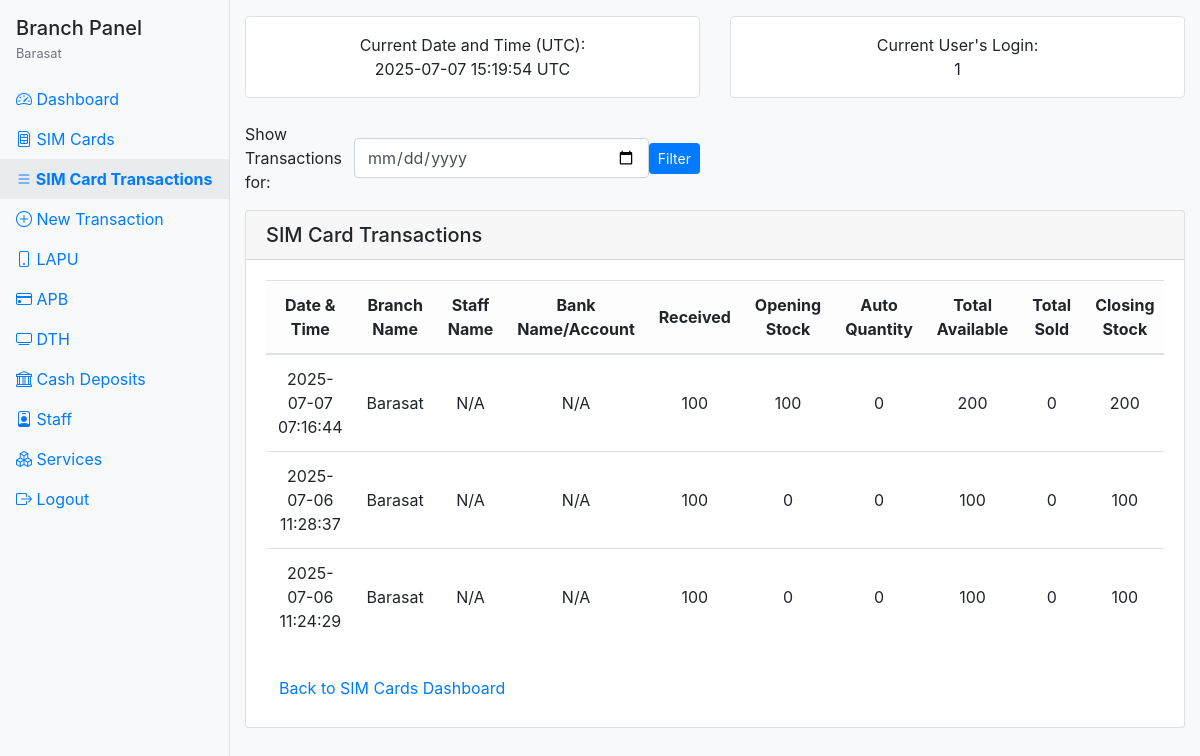
Screenshot of /branch/sim_cards/transactions.php (signed in) with the database file from the repository.
### tables this page shows
CREATE TABLE `branches` (
  `id` int(11) NOT NULL,
  `branch_code` varchar(10) NOT NULL,
  `branch_name` varchar(100) NOT NULL,
  `branch_type` enum('main','sub','satellite') DEFAULT 'sub',
  `opening_date` date NOT NULL,
  `address1` varchar(255) NOT NULL,
  `address2` varchar(255) DEFAULT NULL,
  `city` varchar(100) NOT NULL,
  `postal_code` varchar(10) NOT NULL,
  `contact_number` varchar(15) NOT NULL,
  `email` varchar(100) NOT NULL,
  `manager_name` varchar(100) DEFAULT NULL,
  `working_hours` varchar(100) DEFAULT NULL,
  `notes` text DEFAULT NULL,
  `status` enum('active','inactive') DEFAULT 'active',
  `created_by` int(11) DEFAULT NULL,
  `created_at` timestamp NOT NULL DEFAULT current_timestamp(),
  `updated_by` int(11) DEFAULT NULL,
  `updated_at` timestamp NOT NULL DEFAULT current_timestamp() ON UPDATE current_timestamp()
);

CREATE TABLE `sim_cards` (
  `id` int(11) NOT NULL,
  `branch_id` int(11) DEFAULT NULL,
  `staff_id` int(11) DEFAULT NULL,
  `bank_account_id` int(11) DEFAULT NULL,
  `transaction_date` date DEFAULT NULL,
  `quantity_received` int(11) DEFAULT 0,
  `opening_stock` int(11) DEFAULT 0,
  `auto_quantity` int(11) DEFAULT 0,
  `total_available` int(11) DEFAULT 0,
  `total_sold` int(11) DEFAULT 0,
  `closing_stock` int(11) DEFAULT 0,
  `notes` text DEFAULT NULL,
  `created_by` varchar(100) DEFAULT NULL,
  `created_at` timestamp NOT NULL DEFAULT current_timestamp(),
  `opening_balance` decimal(10,2) DEFAULT 0.00,
  `received` decimal(10,2) DEFAULT 0.00,
  `auto_amount` decimal(10,2) DEFAULT 0.00,
  `closing_amount` decimal(10,2) DEFAULT 0.00
);

### branch/sim_cards/transactions.php (the view, shortened to what this page needs)
<?php
$user = $_SESSION['branch_user'];
$branch_id = $user['branch_id'];
$username = $user['username'] ?? '';
$db = new Database();
$conn = $db->getConnection();
$stmt = $conn->prepare("SELECT branch_name FROM branches WHERE id = ?");
$stmt->execute([$branch_id]);
$branch_row = $stmt->fetch(PDO::FETCH_ASSOC);
$branch_name = $branch_row ? $branch_row['branch_name'] : '';
$filter_date = isset($_GET['date']) && $_GET['date'] !== '' ? $_GET['date'] : '';
if ($filter_date) {
    $stmt = $conn->prepare("
        SELECT sc.*,
               s.full_name AS staff_name,
               bacc.bank_name,
               bacc.account_number,
               br.branch_name
        FROM sim_cards sc
        LEFT JOIN staff s ON sc.staff_id = s.id
        LEFT JOIN bank_accounts bacc ON sc.bank_account_id = bacc.id
        LEFT JOIN branches br ON sc.branch_id = br.id
        WHERE sc.branch_id = ? AND DATE(sc.transaction_date) = ?
        ORDER BY sc.transaction_date DESC, sc.created_at DESC, sc.id DESC
    ");
    $stmt->execute([$branch_id, $filter_date]);
    $sim_txns = $stmt->fetchAll(PDO::FETCH_ASSOC);
    $heading_date = " for " . htmlspecialchars($filter_date);
} else {
    $stmt = $conn->prepare("
        SELECT sc.*,
               s.full_name AS staff_name,
               bacc.bank_name,
               bacc.account_number,
               br.branch_name
        FROM sim_cards sc
        LEFT JOIN staff s ON sc.staff_id = s.id
        LEFT JOIN bank_accounts bacc ON sc.bank_account_id = bacc.id
        LEFT JOIN branches br ON sc.branch_id = br.id
        WHERE sc.branch_id = ?
        ORDER BY sc.transaction_date DESC, sc.created_at DESC, sc.id DESC
    ");
    $stmt->execute([$branch_id]);
    $sim_txns = $stmt->fetchAll(PDO::FETCH_ASSOC);
    $heading_date = "";
}
?>
<!DOCTYPE html>
<html lang="en">
<head>
    <link rel="stylesheet" href="../../assets/css/bootstrap.min.css">
    <link rel="stylesheet" href="../../assets/css/bootstrap-icons.css">
</head>
<body class="bg-light">
    <div class="sidebar d-none d-lg-block">
        <div class="px-3 mb-3">
            <h5 class="mb-1">Branch Panel</h5>
            <div class="small text-muted"><?= htmlspecialchars($branch_name) ?></div>
        </div>
        <nav class="nav flex-column">
            <a class="nav-link" href="../dashboard.php"><i class="bi bi-speedometer2"></i> Dashboard</a>
            <a class="nav-link" href="index.php"><i class="bi bi-sim"></i> SIM Cards</a>
            <a class="nav-link active" href="transactions.php"><i class="bi bi-list"></i> SIM Card Transactions</a>
            <a class="nav-link" href="create.php"><i class="bi bi-plus-circle"></i> New Transaction</a>
            <a class="nav-link" href="../lapu/index.php"><i class="bi bi-phone"></i> LAPU</a>
            <a class="nav-link" href="../apb/index.php"><i class="bi bi-credit-card"></i> APB</a>
            <a class="nav-link" href="../dth/index.php"><i class="bi bi-tv"></i> DTH</a>
            <a class="nav-link" href="../cash_deposit/index.php"><i class="bi bi-bank"></i> Cash Deposits</a>
            <a class="nav-link" href="../staff.php"><i class="bi bi-person-badge"></i> Staff</a>
            <a class="nav-link" href="../services.php"><i class="bi bi-boxes"></i> Services</a>
            <a class="nav-link" href="../logout.php"><i class="bi bi-box-arrow-right"></i> Logout</a>
        </nav>
    </div>
    <div class="main-content">
        <div class="container-fluid py-3">
            <div class="row align-items-center mb-4">
                <div class="col-md-6 mb-3 mb-md-0">
                    <div class="border rounded p-3 bg-white d-flex flex-column align-items-center justify-content-center h-100">
                        <span>Current Date and Time (UTC):</span>
                        <span id="current-datetime" class="fw-bold fs-5"><?= date('Y-m-d H:i:s') ?> UTC</span>
                    </div>
                </div>
                <div class="col-md-6 text-md-end">
                    <div class="border rounded p-3 bg-white d-flex flex-column align-items-center justify-content-center h-100">
                        <span>Current User's Login:</span>
                        <span class="fw-bold fs-5"><?= htmlspecialchars($username) ?></span>
                    </div>
                </div>
            </div>
            <div class="row mb-3">
                <div class="col-12 col-md-6">
                    <form class="d-flex align-items-center gap-2" method="get" action="transactions.php">
                        <label for="filter_date" class="form-label mb-0">Show Transactions for: </label>
                        <input type="date" id="filter_date" name="date" class="form-control" value="<?= htmlspecialchars($filter_date) ?>" max="<?= date('Y-m-d') ?>">
                        <button type="submit" class="btn btn-primary btn-sm">Filter</button>
                    </form>
                </div>
            </div>
            <div class="card">
                <div class="card-header">
                    <h5 class="card-title mb-0">SIM Card Transactions<?= $heading_date ?></h5>
                </div>
                <div class="card-body">
                    <div class="table-responsive">
                        <table class="table table-hover align-middle text-center">
                            <thead class="table-light">
                                <tr>
                                    <th>Date & Time</th>
                                    <th>Branch Name</th>
                                    <th>Staff Name</th>
                                    <th>Bank Name/Account</th>
                                    <th>Received</th>
                                    <th>Opening Stock</th>
                                    <th>Auto Quantity</th>
                                    <th>Total Available</th>
                                    <th>Total Sold</th>
                                    <th>Closing Stock</th>
                                </tr>
                            </thead>
                            <tbody>
                                <?php foreach ($sim_txns as $row): ?>
                                <tr>
                                    <td>
                                        <?= !empty($row['created_at'])
                                            ? date('Y-m-d H:i:s', strtotime($row['created_at']))
                                            : (!empty($row['transaction_date'])
                                                ? date('Y-m-d H:i:s', strtotime($row['transaction_date']))
                                                : '-') ?>
                                    </td>
                                    <td><?= htmlspecialchars($row['branch_name'] ?? '') ?></td>
                                    <td>
                                        <?php
                                            if (!empty($row['staff_name'])) {
                                                echo htmlspecialchars($row['staff_name']);
                                            } elseif (!empty($row['staff_id'])) {
                                                echo "ID #" . htmlspecialchars($row['staff_id']);
                                            } else {
                                                echo "N/A";
                                            }
                                        ?>
                                    </td>
                                    <td>
                                        <?php
                                            if (!empty($row['bank_name']) && !empty($row['account_number'])) {
                                                echo htmlspecialchars($row['bank_name']) . " / " . htmlspecialchars($row['account_number']);
                                            } elseif (!empty($row['bank_account_id'])) {
                                                echo "ID #" . htmlspecialchars($row['bank_account_id']);
                                            } else {
                                                echo "N/A";
                                            }
                                        ?>
                                    </td>
                                    <td><?= number_format((float)$row['quantity_received'], 0) ?></td>
                                    <td><?= number_format((float)$row['opening_stock'], 0) ?></td>
                                    <td><?= number_format((float)$row['auto_quantity'], 0) ?></td>
                                    <td><?= number_format((float)$row['total_available'], 0) ?></td>
                                    <td><?= number_format((float)$row['total_sold'], 0) ?></td>
                                    <td><?= number_format((float)$row['closing_stock'], 0) ?></td>
                                </tr>
                                <?php endforeach; ?>
                            </tbody>
                        </table>
                    </div>
                    <div class="text-end mt-2">
                        <a href="index.php" class="btn btn-link">Back to SIM Cards Dashboard</a>
                    </div>
                </div>
            </div>
        </div>
    </div>
</body>
</html>

### branch/sim_cards/transactions.php (style rules this page uses)
.table thead th, .table tbody td { vertical-align: middle; text-align: center; }
.sidebar { height: 100vh; background: #f8f9fa; border-right: 1px solid #dee2e6; min-width: 220px; position: fixed; left: 0; top: 0; padding-top: 1rem; }
.sidebar .nav-link.active { background: #e9ecef; font-weight: bold; }
.main-content { margin-left: 230px; }

### rows the page displays
branches: branch_name "Barasat"
sim_cards: created_at "2025-07-07 07:16:44", branch.branch_name "Barasat", shows "N/A", quantity_received "100", opening_stock "100", auto_quantity "0", total_available "200", total_sold "0", closing_stock "200"
sim_cards: created_at "2025-07-06 11:28:37", branch.branch_name "Barasat", shows "N/A", quantity_received "100", opening_stock "0", auto_quantity "0", total_available "100", total_sold "0", closing_stock "100"
sim_cards: created_at "2025-07-06 11:24:29", branch.branch_name "Barasat", shows "N/A", quantity_received "100", opening_stock "0", auto_quantity "0", total_available "100", total_sold "0", closing_stock "100"

### other values shown
$username "1"
